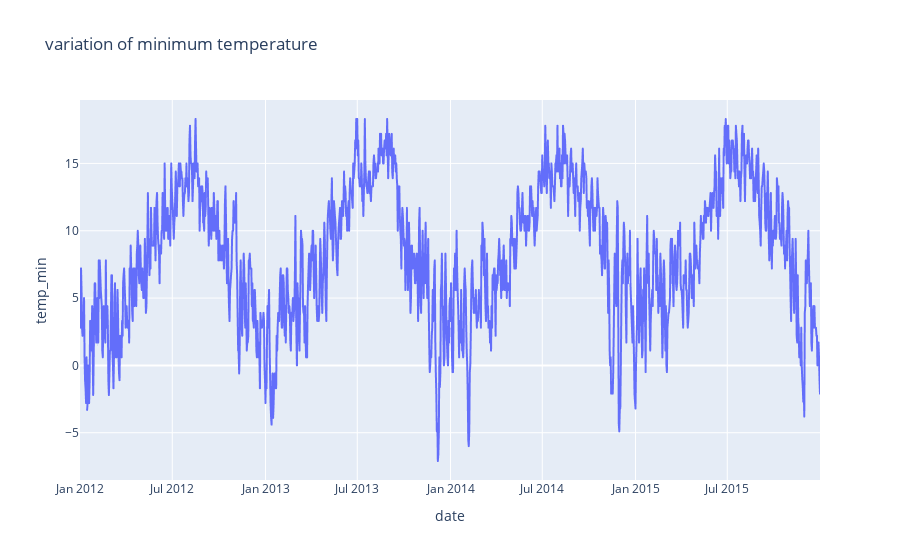

This figure's notebook cell:
### Code cell
px.line(data_frame = data, x='date',y='temp_min',title ='variation of minimum temperature')

### Figure 1 — Plotly figure (JSON) as saved in the notebook; plotly's stock layout.template omitted (floating-point values rounded to 4 significant figures; data arrays with more than 128 entries replaced by an {"elided": "..."} marker saying what was removed)
{"data": [{"hovertemplate": "date=%{x}<br>temp_min=%{y}<extra></extra>", "legendgroup": "", "line": {"color": "#636efa", "dash": "solid"}, "marker": {"symbol": "circle"}, "mode": "lines", "name": "", "showlegend": false, "type": "scattergl", "x": {"elided": "1461 str values"}, "xaxis": "x", "y": {"elided": "1461 float values"}, "yaxis": "y"}], "layout": {"autosize": true, "legend": {"tracegroupgap": 0}, "title": {"text": "variation of minimum temperature"}, "xaxis": {"anchor": "y", "autorange": true, "domain": [0, 1], "range": ["2012-01-01", "2015-12-31"], "title": {"text": "date"}, "type": "date"}, "yaxis": {"anchor": "x", "autorange": true, "domain": [0, 1], "range": [-8.511, 19.71], "title": {"text": "temp_min"}, "type": "linear"}}}
